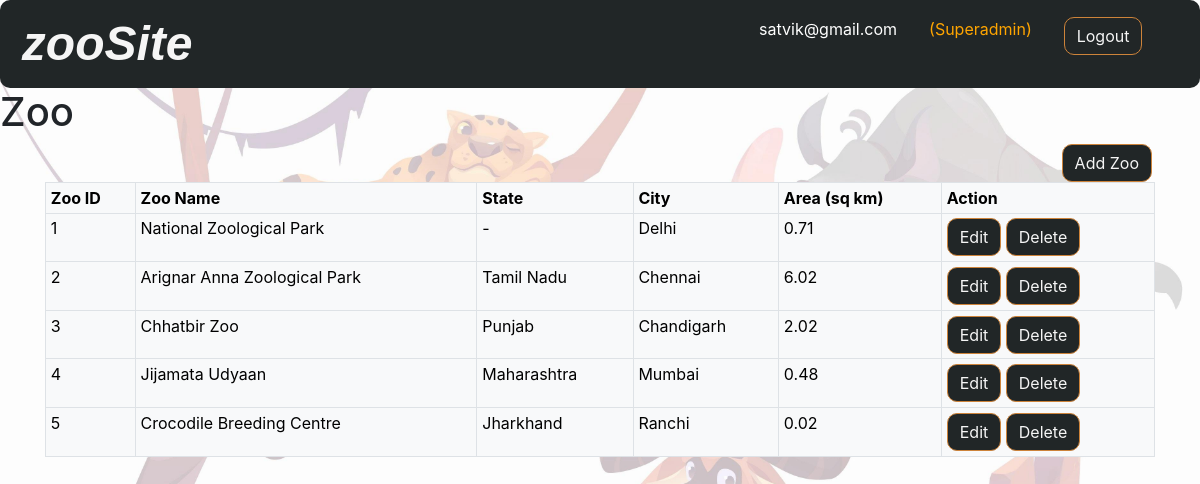
The app's page /Zoo/view_zoo.php (signed in) with its own data.
### tables this page shows
CREATE TABLE `zoo` (
  `zoo_id` int(11) NOT NULL,
  `zoo_name` varchar(100) NOT NULL,
  `state` varchar(50) NOT NULL,
  `city` varchar(50) NOT NULL,
  `area` float NOT NULL,
  `activity` int(11) NOT NULL DEFAULT 1
);

### Zoo/view_zoo.php (the view, shortened to what this page needs)
<?php
include "../Database/db_con2.php";
include "../header_log.php";
$sql = " SELECT * FROM zoo where activity=1";
$result = $mysqli->query($sql);
?>
<!DOCTYPE html>
    <head>
        <link href="https://cdn.jsdelivr.net/npm/bootstrap@5.0.2/dist/css/bootstrap.min.css" rel="stylesheet">
        <link rel="stylesheet" href="https://cdn.jsdelivr.net/npm/bootstrap@4.0.0/dist/css/bootstrap.min.css">
        <link rel="stylesheet" href="../CSS/stylesheet.css">
    </head>
    <body background="images/bg.jpeg">
    <div><h1>Zoo</h1>
    </div>
    <div>
<button type="button" class="btn float-right mr-5" data-toggle="modal" data-target="#addZoo">
  Add Zoo
</button>
</div>
       <div class="container">
        <table class="table table-bordered table-light table-sm">
            <tr><th>Zoo ID</th>
                <th>Zoo Name</th>
                <th>State</th>
                <th>City</th>
                <th>Area (sq km)</th>
                <th>Action</th>
            </tr>
            <?php
                while($rows=$result->fetch_assoc())
                {
            ?>
            <tr id="row<?= $rows['zoo_id'] ?>">
                <td><?php echo $rows['zoo_id'];?></td>
                <td><?php echo $rows['zoo_name'];?></td>
                <td><?php echo $rows['state'];?></td>
                <td><?php echo $rows['city'];?></td>
                <td><?php echo $rows['area'];?></td>
                <td>
                    <button onclick="updateZooData(this.id)" id="update<?= $rows['zoo_id'] ?>" class="btn btn-outline-warning">Edit</button>
                     <a href="view_zoo.php?zoo_id=<?php echo $rows['zoo_id'];?>" class="btn btn-outline-warning">Delete</a></td>
            </tr>
            <?php
                }
            ?>
        </table>
            </div>
    </body>
</html>

### CSS/stylesheet.css (style rules this page uses)
* { margin:0; padding:0; box-sizing: border-box; }
body { background:url("../images/bg.jpeg"); background-repeat: no-repeat; background-size: cover; background-attachment: fixed; }
.btn { color: whitesmoke; background-color: #212627; border-radius: 10px; border-color: #CD833A; }

### records on screen
zoo: zoo_id "1", zoo_name "National Zoological Park", state "-", city "Delhi", area "0.71"
zoo: zoo_id "2", zoo_name "Arignar Anna Zoological Park", state "Tamil Nadu", city "Chennai", area "6.02"
zoo: zoo_id "3", zoo_name "Chhatbir Zoo", state "Punjab", city "Chandigarh", area "2.02"
zoo: zoo_id "4", zoo_name "Jijamata Udyaan", state "Maharashtra", city "Mumbai", area "0.48"
zoo: zoo_id "5", zoo_name "Crocodile Breeding Centre", state "Jharkhand", city "Ranchi", area "0.02"

### other values on screen
$user "satvik@gmail.com"
$role "Superadmin"
